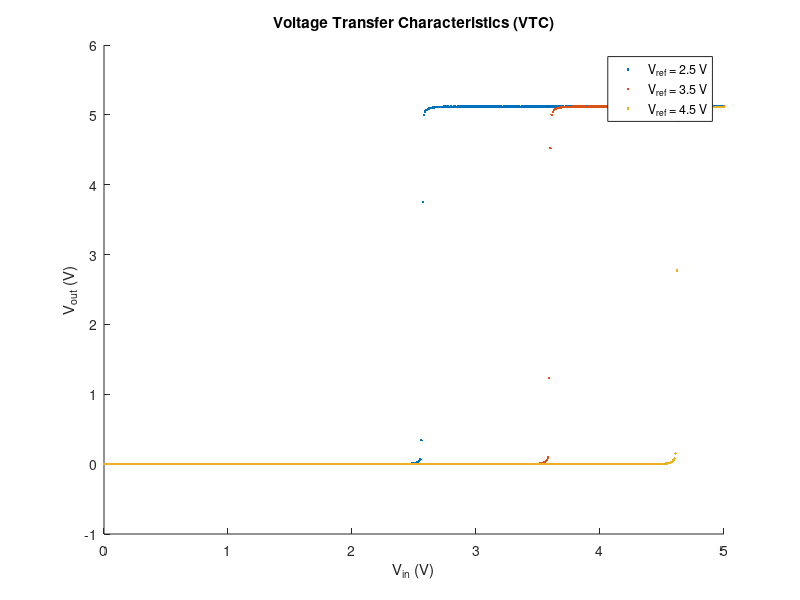
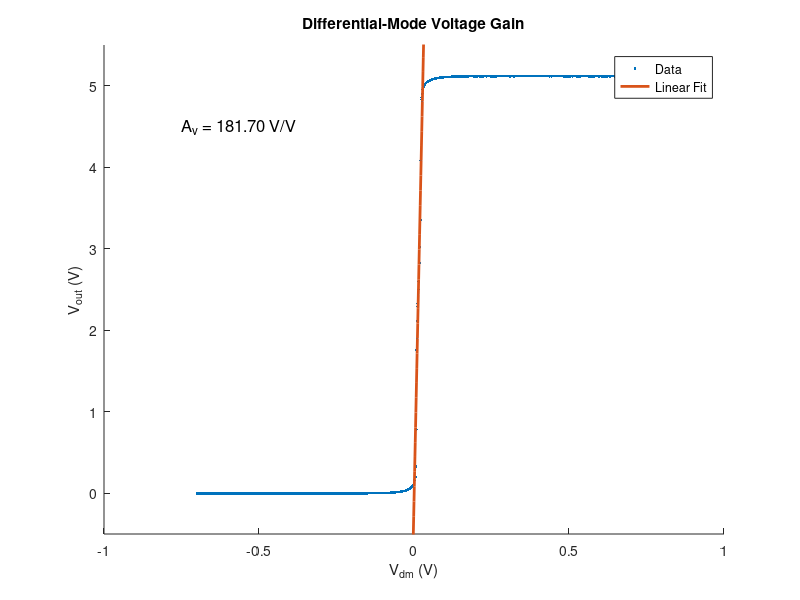
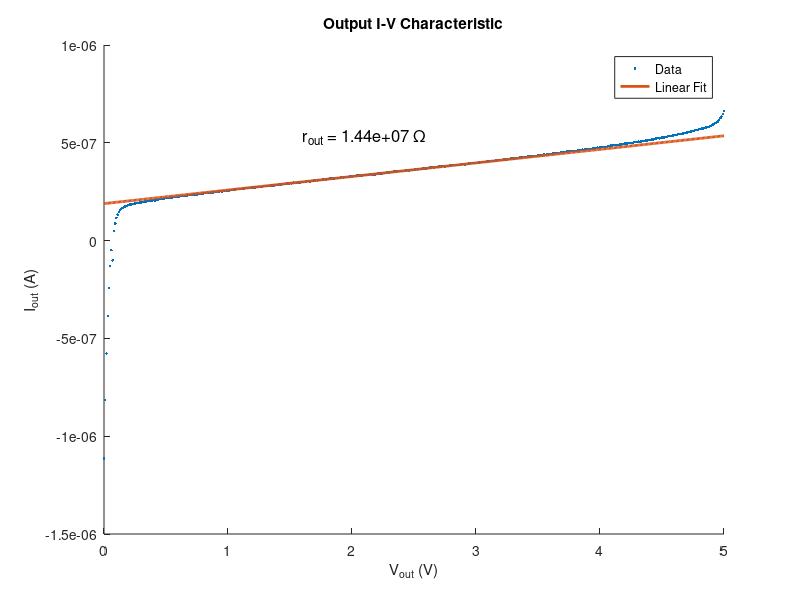
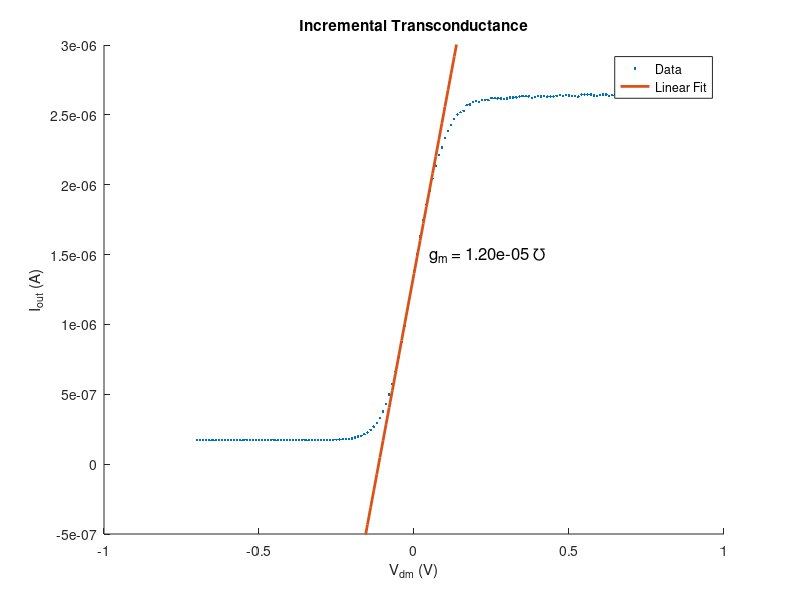

MATLAB code for these plots, in order: (Note: this script raises an error after producing the figures.)
clear; close all; clc;

%% exp1
load('lab7_exp1.mat')

figure; hold on;

plot(V_in_25dV, -V_out_25dV, '.');
plot(V_in_35dV, -V_out_35dV, '.');
plot(V_in_45dV, -V_out_45dV, '.');

xlabel('V_{in} (V)');
ylabel('V_{out} (V)');
title('Voltage Transfer Characteristics (VTC)');
legend('V_{ref} = 2.5 V','V_{ref} = 3.5 V','V_{ref} = 4.5 V','Location','best');


%% exp 2 a
load('lab7_exp2_1.mat')

figure; hold on;

Vdm = V_dm_45dV;
Vout = -V_out_45dV(1:length(Vdm));

plot(Vdm, Vout, '.');

gain = 181.704;
offset = -0.1;

fit_line = gain * Vdm + offset;
plot(Vdm, fit_line, 'LineWidth', 2);

xlabel('V_{dm} (V)');
ylabel('V_{out} (V)');
title('Differential-Mode Voltage Gain');
legend('Data','Linear Fit','Location','best');

ylim([-0.5 5.5])

text(-0.75, 4.5, sprintf('A_v = %.2f V/V', gain), 'FontSize', 12);


%% exp 2 b
load('lab7_exp2_2_v2.mat')

figure; hold on;

V = V_out_45dV;
I = I_out_45dV;

plot(V, I, '.');

idx = (V >= 1.5) & (V <= 2.5);

p = polyfit(V(idx), I(idx), 1);
slope = p(1);
r_out = 1 / slope;

fit_line = polyval(p, V);
plot(V, fit_line, 'LineWidth', 2);

xlabel('V_{out} (V)');
ylabel('I_{out} (A)');
title('Output I-V Characteristic');
legend('Data','Linear Fit','Location','best');

text(1.6, max(I)*0.8, sprintf('r_{out} = %.2e \\Omega', r_out), 'FontSize', 12);


%% exp 2 c
load('lab7_exp2_3.mat')

figure; hold on;

plot(Vdm_45dV, I_out, '.');

idx = (Vdm_45dV >= -0.06) & (Vdm_45dV <= 0.0);

p = polyfit(Vdm_45dV(idx), I_out(idx), 1);
gm = p(1);

fit_line = polyval(p, Vdm_45dV);
plot(Vdm_45dV, fit_line, 'LineWidth', 2);

xlabel('V_{dm} (V)');
ylabel('I_{out} (A)');
title('Incremental Transconductance');
legend('Data','Linear Fit','Location','best');

ylim([-0.5e-6, 3e-6])


text(0.05, 1.5*10^-6, sprintf('g_m = %.2e ℧', gm), 'FontSize', 12);

%% gain compare
Av_calc = gm * r_out;
fprintf('Gain from VTC: %.2f V/V\n', gain);
fprintf('Gain from gm*rout: %.2f V/V\n', Av_calc);


%% exp2

data = readmatrix('Short Pulse\NewFile1.csv');

CH1 = data(:,2);
CH2 = data(:,3);

CH1_smooth = movmean(CH1, 10);
CH2_smooth = movmean(CH2, 10);

t0 = -6.00e-4;
dt = 1.00e-6;
t = t0 + (0:length(CH1)-1)' * dt;
t = t - t(1);

offset_correction = mean(CH2_smooth(1:50)) - mean(CH1_smooth(1:50));
CH2_aligned = CH2_smooth - offset_correction;

[~, rise_idx_in] = max(diff(CH1_smooth));
[~, fall_idx_in] = min(diff(CH1_smooth));
t_rise_edge = t(rise_idx_in);
t_fall_edge = t(fall_idx_in);

figure;
plot(t, CH1_smooth, 'b.'); hold on;
plot(t, CH2_aligned, 'r.');
xlabel('Time (s)');
ylabel('Voltage (V)');
title('Unity-Gain Follower (50mV)');


idx_rise = (t > t_rise_edge + 5e-6) & (t < t_rise_edge + 108e-6);

t_rise = t(idx_rise);
v_rise = CH2_aligned(idx_rise);

Vf_r = v_rise(end);
Vi_r = v_rise(1);

mask_r = abs(v_rise - Vf_r) > 1e-4;
t_r = t_rise(mask_r);
v_r = v_rise(mask_r);

y_r = log(abs(v_r - Vf_r));
p_r = polyfit(t_r, y_r, 1);
tau_rise = -1 / p_r(1);

t_fit_rise = t;
Vfit_rise = Vf_r + (Vi_r - Vf_r) * exp(-(t_fit_rise - t_r(1)) / tau_rise);

plot(t_fit_rise, Vfit_rise, 'k-', 'LineWidth', 2);

idx_fall = (t > t_fall_edge + 5e-6) & (t < t_fall_edge + 105e-6);

t_fall = t(idx_fall);
v_fall = CH2_aligned(idx_fall);

Vf_f = v_fall(end);
Vi_f = v_fall(1);

mask_f = abs(v_fall - Vf_f) > 1e-4;
t_f = t_fall(mask_f);
v_f = v_fall(mask_f);

y_f = log(abs(v_f - Vf_f));
p_f = polyfit(t_f, y_f, 1);
tau_fall = -1 / p_f(1);

t_fit_fall = t;
Vfit_fall = Vf_f + (Vi_f - Vf_f) * exp(-(t_fit_fall - t_f(1)) / tau_fall);

plot(t_fit_fall, Vfit_fall, 'm-', 'LineWidth', 2);

legend('Input (V)','Output (V)','Rise Fit','Fall Fit','Location','bestoutside');

xlim([0 1.2*10^-3])
ylim([1.47 1.54])
text(0.625*10^-3, 1.5, sprintf('\\tau_{rise} = %.2e s', tau_rise), ...
    'FontSize', 11, 'Color', 'k');

text(0.355*10^-3, 1.525, sprintf('\\tau_{fall} = %.2e s', tau_fall), ...
    'FontSize', 11, 'Color', 'm');

%% exp 3

data = readmatrix('Long Pulse\NewFile1.csv');

CH1 = data(:,2);
CH2 = data(:,3);

CH1_smooth = movmean(CH1,4);
CH2_smooth = movmean(CH2,4);

t0 = -6.00e-4;
dt = 1.00e-6;
t = t0 + (0:length(CH1)-1)' * dt;
t = t - t(1);

offset_correction = mean(CH2_smooth(1:50)) - mean(CH1_smooth(1:50));
CH2_aligned = CH2_smooth - offset_correction;

[~, rise_idx_in] = max(diff(CH1_smooth));
[~, fall_idx_in] = min(diff(CH1_smooth));
t_rise_edge = t(rise_idx_in);
t_fall_edge = t(fall_idx_in);

figure;
plot(t, CH1_smooth, 'b.'); hold on;
plot(t, CH2_aligned, 'r.');
xlabel('Time (s)');
ylabel('Voltage (V)');
title('Unity-Gain Follower (3V)');

idx_rise = (t > t_rise_edge + 2e-6) & (t < t_rise_edge + 60e-6);

p_rise = polyfit(t(idx_rise), CH2_aligned(idx_rise), 1);
slew_rise = p_rise(1);

t_fit = linspace(min(t), max(t), 500);
plot(t_fit, polyval(p_rise, t_fit), 'k-', 'LineWidth', 2);

idx_fall = (t > t_fall_edge + 2e-6) & (t < t_fall_edge + 40e-6);

p_fall = polyfit(t(idx_fall), CH2_aligned(idx_fall), 1);
slew_fall = p_fall(1);

plot(t_fit, polyval(p_fall, t_fit), 'm-', 'LineWidth', 2);

legend('Input (V)','Output (V)','Rise Fit','Fall Fit','Location','bestoutside');

ylim([-0.5 3.5])

text(0.1e-03, -0.2, ...
    sprintf('SR_{rise} = %.2e V/s', slew_rise),'FontSize', 11, 'Color', 'k');

text(0.35e-03, 2.75, ...
    sprintf('SR_{fall} = %.2e V/s', slew_fall),'FontSize', 11, 'Color', 'm');
